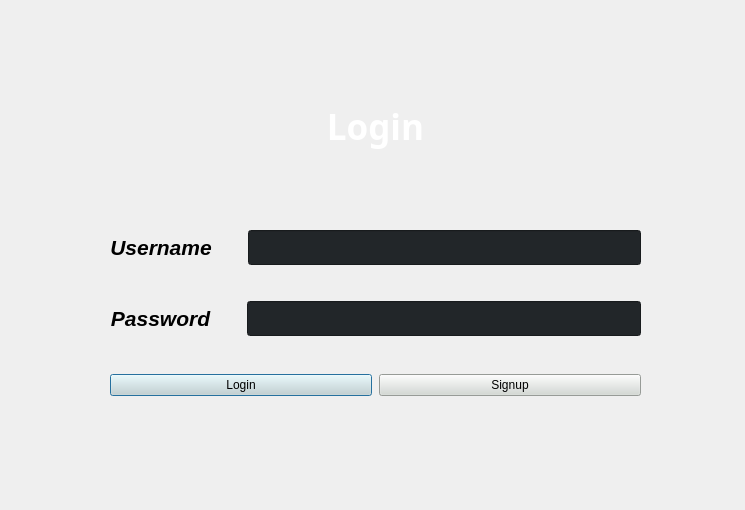
<?xml version="1.0" encoding="UTF-8"?>
<ui version="4.0">
 <class>userlogin</class>
 <widget class="QDialog" name="userlogin">
  <property name="geometry">
   <rect>
    <x>0</x>
    <y>0</y>
    <width>745</width>
    <height>510</height>
   </rect>
  </property>
  <property name="windowTitle">
   <string/>
  </property>
  <property name="windowIcon">
   <iconset resource="src.qrc">
    <normaloff>:/new/prefix1/src/icons8-c-50.png</normaloff>
    <normalon>:/new/prefix1/src/icons8-c-50.png</normalon>:/new/prefix1/src/icons8-c-50.png</iconset>
  </property>
  <property name="styleSheet">
   <string notr="true"/>
  </property>
  <widget class="QWidget" name="layoutWidget">
   <property name="geometry">
    <rect>
     <x>110</x>
     <y>60</y>
     <width>531</width>
     <height>336</height>
    </rect>
   </property>
   <layout class="QVBoxLayout" name="verticalLayout_2">
    <item>
     <layout class="QVBoxLayout" name="verticalLayout">
      <property name="spacing">
       <number>36</number>
      </property>
      <item>
       <widget class="QLabel" name="loginlabel">
        <property name="font">
         <font>
          <family>Segoe UI Semibold</family>
          <pointsize>12</pointsize>
          <italic>false</italic>
          <fontweight>DemiBold</fontweight>
         </font>
        </property>
        <property name="styleSheet">
         <string notr="true">font: 600 12pt &quot;Segoe UI Semibold&quot;;
color: rgb(255, 255, 255);</string>
        </property>
        <property name="text">
         <string>&lt;html&gt;&lt;head/&gt;&lt;body&gt;&lt;p align=&quot;center&quot;&gt;&lt;span style=&quot; font-size:26pt; font-weight:700;&quot;&gt;Login&lt;/span&gt;&lt;/p&gt;&lt;/body&gt;&lt;/html&gt;</string>
        </property>
        <property name="margin">
         <number>18</number>
        </property>
        <property name="indent">
         <number>0</number>
        </property>
       </widget>
      </item>
      <item>
       <layout class="QHBoxLayout" name="horizontalLayout">
        <item>
         <widget class="QLabel" name="username_label">
          <property name="styleSheet">
           <string notr="true">font-color : rgb(255,255, 255);
font: 700 14pt &quot;Script MT Bold&quot;;
</string>
          </property>
          <property name="text">
           <string>&lt;html&gt;&lt;head/&gt;&lt;body&gt;&lt;p align=&quot;center&quot;&gt;&lt;span style=&quot; font-size:16pt; font-weight:700; font-style:italic;&quot;&gt;Username&lt;/span&gt;&lt;/p&gt;&lt;/body&gt;&lt;/html&gt;</string>
          </property>
         </widget>
        </item>
        <item>
         <widget class="QLineEdit" name="username_lineEdit">
          <property name="minimumSize">
           <size>
            <width>0</width>
            <height>35</height>
           </size>
          </property>
          <property name="styleSheet">
           <string notr="true">font: 12pt &quot;Segoe UI&quot;;
background-color: rgb(34, 38, 41);</string>
          </property>
          <property name="text">
           <string/>
          </property>
         </widget>
        </item>
       </layout>
      </item>
      <item>
       <layout class="QHBoxLayout" name="horizontalLayout_2">
        <item>
         <widget class="QLabel" name="password_label">
          <property name="styleSheet">
           <string notr="true">font-color : rgb(255,255, 255);
font: 700 14pt &quot;Script MT Bold&quot;;
</string>
          </property>
          <property name="text">
           <string>&lt;html&gt;&lt;head/&gt;&lt;body&gt;&lt;p align=&quot;center&quot;&gt;&lt;span style=&quot; font-size:16pt; font-weight:700; font-style:italic;&quot;&gt;Password&lt;/span&gt;&lt;/p&gt;&lt;/body&gt;&lt;/html&gt;</string>
          </property>
         </widget>
        </item>
        <item>
         <widget class="QLineEdit" name="password_lineEdit_2">
          <property name="minimumSize">
           <size>
            <width>0</width>
            <height>35</height>
           </size>
          </property>
          <property name="styleSheet">
           <string notr="true">font: 12pt &quot;Segoe UI&quot;;
background-color: rgb(34, 38, 41);</string>
          </property>
          <property name="echoMode">
           <enum>QLineEdit::EchoMode::Password</enum>
          </property>
         </widget>
        </item>
       </layout>
      </item>
     </layout>
    </item>
    <item>
     <layout class="QHBoxLayout" name="horizontalLayout_3">
      <property name="spacing">
       <number>7</number>
      </property>
      <property name="topMargin">
       <number>32</number>
      </property>
      <item>
       <widget class="QPushButton" name="login_button">
        <property name="styleSheet">
         <string notr="true">font: 700 11pt &quot;Segoe Print&quot;;
color: rgb(0, 0, 0);
background-color: rgb(211, 217, 212);
</string>
        </property>
        <property name="text">
         <string>Login</string>
        </property>
       </widget>
      </item>
      <item>
       <widget class="QPushButton" name="signup_button">
        <property name="styleSheet">
         <string notr="true">font: 700 11pt &quot;Segoe Print&quot;;
color: rgb(0, 0, 0);
background-color: rgb(211, 217, 212);
</string>
        </property>
        <property name="text">
         <string>Signup</string>
        </property>
       </widget>
      </item>
     </layout>
    </item>
   </layout>
  </widget>
 </widget>
 <resources>
  <include location="src.qrc"/>
 </resources>
 <connections/>
</ui>
